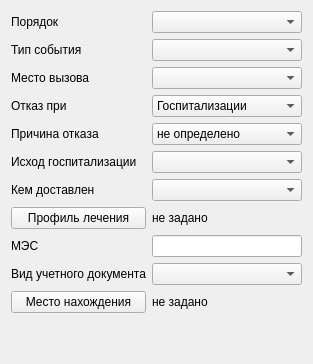
          <widget class="QWidget" name="tabFilterEvent">
           <attribute name="title">
            <string>Параметры события</string>
           </attribute>
           <layout class="QGridLayout" name="gridLayout_17">
            <item row="6" column="1" colspan="2">
             <widget class="QComboBox" name="cmbFilterDeliverBy"/>
            </item>
            <item row="3" column="1" colspan="2">
             <widget class="QComboBox" name="cmbRenunciationAction">
              <item>
               <property name="text">
                <string>Госпитализации</string>
               </property>
              </item>
              <item>
               <property name="text">
                <string>Нахождении</string>
               </property>
              </item>
              <item>
               <property name="text">
                <string>Планировании</string>
               </property>
              </item>
             </widget>
            </item>
            <item row="2" column="1" colspan="2">
             <widget class="CStrComboBox" name="cmbPlaceCall"/>
            </item>
            <item row="4" column="0">
             <widget class="QLabel" name="lblRenunciation">
              <property name="text">
               <string>Причина отказа</string>
              </property>
             </widget>
            </item>
            <item row="5" column="1" colspan="2">
             <widget class="CStrComboBox" name="cmbDeath"/>
            </item>
            <item row="2" column="0">
             <widget class="QLabel" name="lblPlaceCall">
              <property name="text">
               <string>Место вызова</string>
              </property>
             </widget>
            </item>
            <item row="7" column="0">
             <widget class="QPushButton" name="btnHospitalBedProfileList">
              <property name="text">
               <string>Профиль лечения</string>
              </property>
             </widget>
            </item>
            <item row="0" column="0">
             <widget class="QLabel" name="lblOrder">
              <property name="text">
               <string>Порядок</string>
              </property>
             </widget>
            </item>
            <item row="3" column="0">
             <widget class="QLabel" name="lblRenunciationAction">
              <property name="text">
               <string>Отказ при</string>
              </property>
             </widget>
            </item>
            <item row="4" column="1" colspan="2">
             <widget class="CStrComboBox" name="cmbRenunciation">
              <item>
               <property name="text">
                <string>не определено</string>
               </property>
              </item>
             </widget>
            </item>
            <item row="12" column="0">
             <spacer name="verticalSpacer_4">
              <property name="orientation">
               <enum>Qt::Vertical</enum>
              </property>
              <property name="sizeHint" stdset="0">
               <size>
                <width>20</width>
                <height>40</height>
               </size>
              </property>
             </spacer>
            </item>
            <item row="7" column="1" colspan="2">
             <widget class="QLabel" name="lblHospitalBedProfileList">
              <property name="text">
               <string>не задано</string>
              </property>
              <property name="wordWrap">
               <bool>true</bool>
              </property>
             </widget>
            </item>
            <item row="6" column="0">
             <widget class="QLabel" name="lblDeliverBy">
              <property name="text">
               <string>Кем доставлен</string>
              </property>
             </widget>
            </item>
            <item row="8" column="0">
             <widget class="QLabel" name="lblMES">
              <property name="text">
               <string>МЭС</string>
              </property>
             </widget>
            </item>
            <item row="0" column="1" colspan="2">
             <widget class="QComboBox" name="cmbOrder">
              <item>
               <property name="text">
                <string/>
               </property>
              </item>
              <item>
               <property name="text">
                <string>Плановый</string>
               </property>
              </item>
              <item>
               <property name="text">
                <string>Экстренный</string>
               </property>
              </item>
              <item>
               <property name="text">
                <string>Самотёком</string>
               </property>
              </item>
              <item>
               <property name="text">
                <string>Принудительный</string>
               </property>
              </item>
              <item>
               <property name="text">
                <string>Внутренний перевод</string>
               </property>
              </item>
              <item>
               <property name="text">
                <string>Неотложная</string>
               </property>
              </item>
             </widget>
            </item>
            <item row="5" column="0">
             <widget class="QLabel" name="lblDeath">
              <property name="text">
               <string>Исход госпитализации</string>
              </property>
             </widget>
            </item>
            <item row="8" column="1" colspan="2">
             <widget class="QLineEdit" name="edtMES"/>
            </item>
            <item row="1" column="0">
             <widget class="QLabel" name="lblEventType">
              <property name="text">
               <string>Тип события</string>
              </property>
             </widget>
            </item>
            <item row="1" column="1" colspan="2">
             <widget class="CRBComboBox" name="cmbEventType"/>
            </item>
            <item row="10" column="0">
             <widget class="QPushButton" name="btnDocumentLocationList">
              <property name="text">
               <string>Место нахождения</string>
              </property>
             </widget>
            </item>
            <item row="9" column="1" colspan="2">
             <widget class="CRBComboBox" name="cmbFilterDocumentTypeForTracking"/>
            </item>
            <item row="10" column="1" colspan="2">
             <widget class="QLabel" name="lblDocumentLocationList">
              <property name="text">
               <string>не задано</string>
              </property>
             </widget>
            </item>
            <item row="9" column="0">
             <widget class="QLabel" name="lblDocumentTypeForTracking">
              <property name="text">
               <string>Вид учетного документа</string>
              </property>
             </widget>
            </item>
           </layout>
          </widget>
